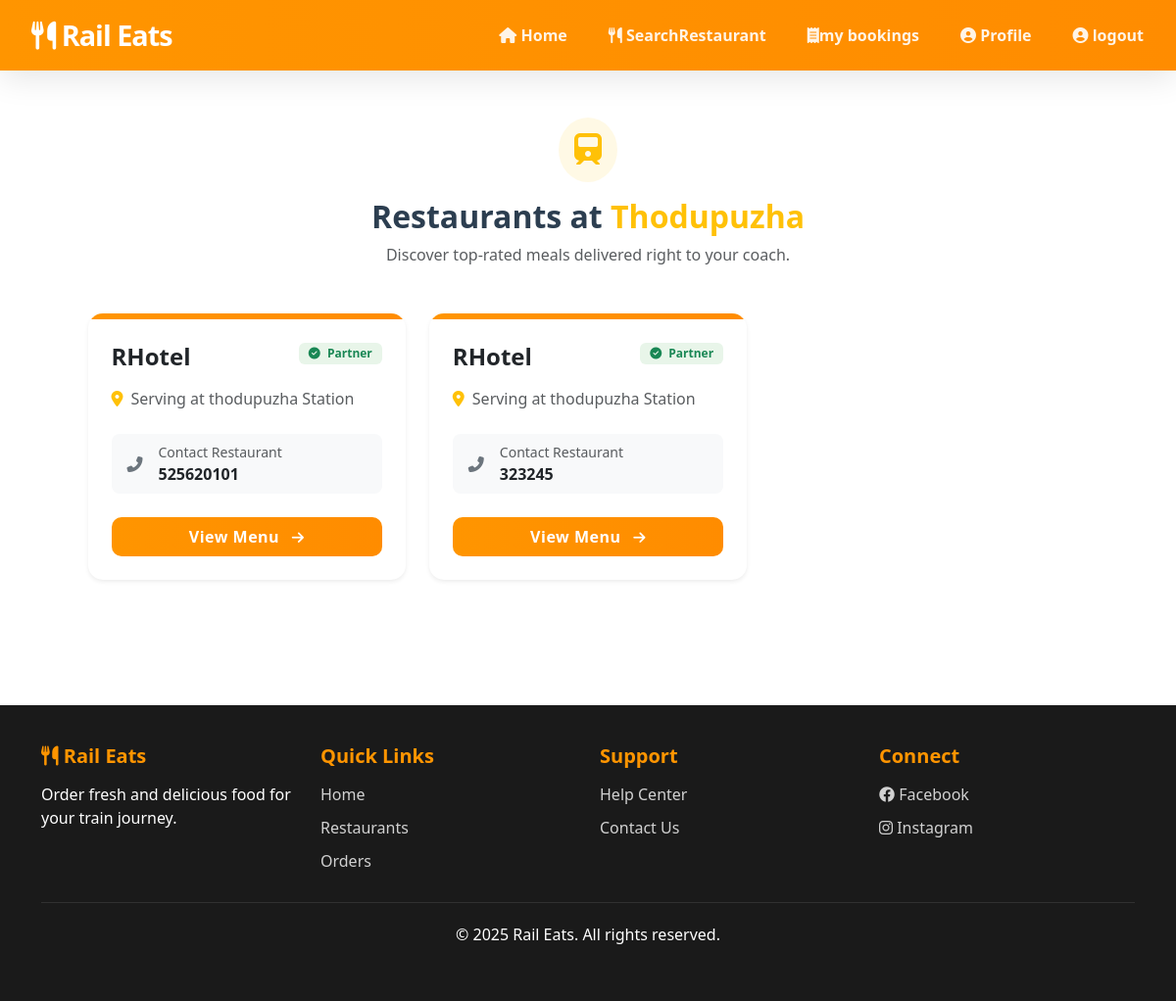
/User/foods-by-station/?station=thodupuzha, run on the app's committed database.
### Guest/models.py (models this page shows, shortened)
class tbl_restaurant(models.Model):
    restaurant_name = models.CharField(max_length=100)
    owner_name = models.CharField(max_length=100)
    email = models.EmailField(unique=True)
    phone = models.CharField(max_length=15)
    station_name = models.CharField(max_length=100)
    station_code = models.CharField(max_length=10)
    address = models.TextField()
    password = models.CharField(max_length=255)
    status = models.IntegerField(default=0)

### User/views.py (the view)
# urls.py: path('foods-by-station/', views.foods_by_station, name='foods_by_station'),
def foods_by_station(request):
    station = request.GET.get('station')
    restaurants = tbl_restaurant.objects.filter(
        station_name__icontains=station,
        status=1
    )
    context = {
        'station': station,
        'restaurants': restaurants,
    }
    return render(request, 'User/selectRestaurant.html', context)

### User/Templates/User/selectRestaurant.html (shortened to what this page needs)
{% extends 'User/header.html' %}
{% block content %}
<div class="container py-5">
    <div class="row justify-content-center">
        <div class="col-lg-11">
            <div class="text-center mb-5">
                <div class="d-inline-block bg-warning bg-opacity-10 p-3 rounded-circle mb-3">
                    <i class="fas fa-train fa-2x text-warning"></i>
                </div>
                <h2 class="fw-bold">Restaurants at <span class="text-warning text-capitalize">{{ station }}</span></h2>
                <p class="text-muted">Discover top-rated meals delivered right to your coach.</p>
            </div>
            <div class="row g-4">
                {% for r in restaurants %}
                <div class="col-md-6 col-lg-4">
                    <div class="card h-100 border-0 shadow-sm restaurant-card" style="border-radius: 15px; overflow: hidden; transition: transform 0.3s ease;">
                        <div style="height: 6px; background: linear-gradient(90deg, #FF9500 0%, #ff8c00 100%);"></div>
                        <div class="card-body p-4">
                            <div class="d-flex justify-content-between align-items-start mb-3">
                                <h4 class="fw-bold mb-0 text-dark">{{ r.restaurant_name }}</h4>
                                <span class="badge bg-success-soft text-success">
                                    <i class="fas fa-check-circle me-1"></i> Partner
                                </span>
                            </div>
                            <p class="text-muted mb-4">
                                <i class="fas fa-map-marker-alt text-warning me-2"></i>Serving at {{ station }} Station
                            </p>
                            <div class="d-flex align-items-center mb-4 p-2 bg-light rounded-3">
                                <i class="fas fa-phone-alt text-secondary me-3 ms-2"></i>
                                <div>
                                    <small class="text-muted d-block">Contact Restaurant</small>
                                    <span class="fw-bold">{{ r.phone }}</span>
                                </div>
                            </div>
                            <div class="d-grid">
                                <a href="{% url 'wuser:view_food_items' r.id %}" class="btn-primary-custom text-center py-2 px-4 text-decoration-none">
                                    View Menu <i class="fas fa-arrow-right ms-2 small"></i>
                                </a>
                            </div>
                        </div>
                    </div>
                </div>
                {% endfor %}
            </div>
        </div>
    </div>
</div>
{% endblock %}

### User/Templates/User/header.html (style rules this page uses)
:root { --primary-orange: #FF9500; --dark-bg: #1a1a1a; --dark-text: #2C3E50; --light-text: #ffffff; --light-bg: #F8F9FA; --border-radius: 12px; --box-shadow: 0 8px 32px rgba(0, 0, 0, 0.1); --transition: all 0.3s cubic-bezier(0.4, 0, 0.2, 1); }
body { font-family: 'Segoe UI', Tahoma, Geneva, Verdana, sans-serif; background: #ffffff; min-height: 100vh; color: var(--dark-text); }
.btn-primary-custom { background: linear-gradient(90deg, var(--primary-orange) 0%, #ff8c00 100%); color: white; border: none; padding: 12px 35px; border-radius: 8px; font-weight: 600; transition: var(--transition); }

### User/Templates/User/selectRestaurant.html (style rules this page uses)
.bg-success-soft { background-color: #e8f5e9; font-size: 0.75rem; padding: 5px 10px; }
.btn-primary-custom { border-radius: 10px; font-weight: 700; letter-spacing: 0.5px; }

### data on the page
tbl_restaurant: restaurant_name "RHotel", station_name "thodupuzha", phone "525620101"
tbl_restaurant: restaurant_name "RHotel", station_name "thodupuzha", phone "323245"

### other printed values
{{ station }} "Thodupuzha"
